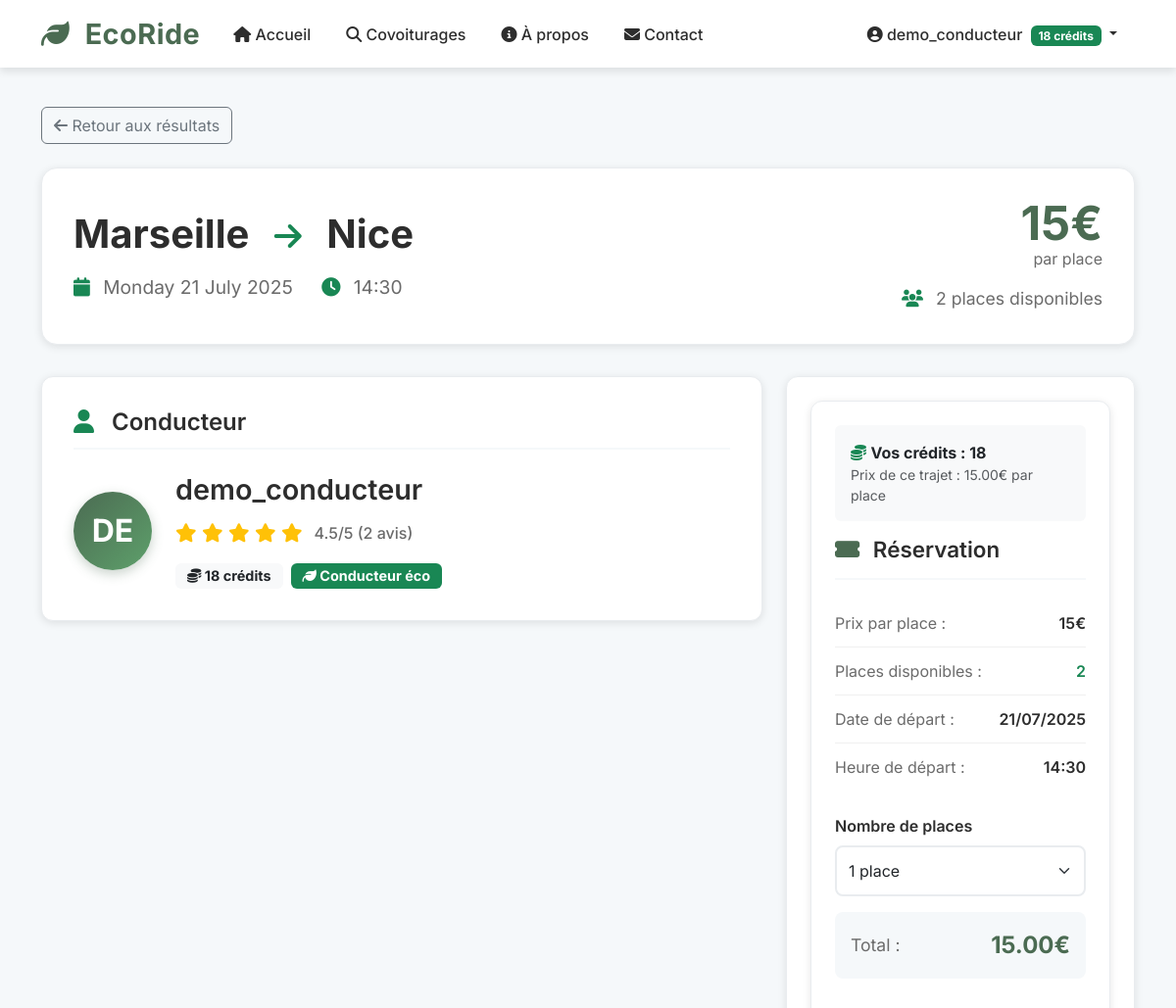
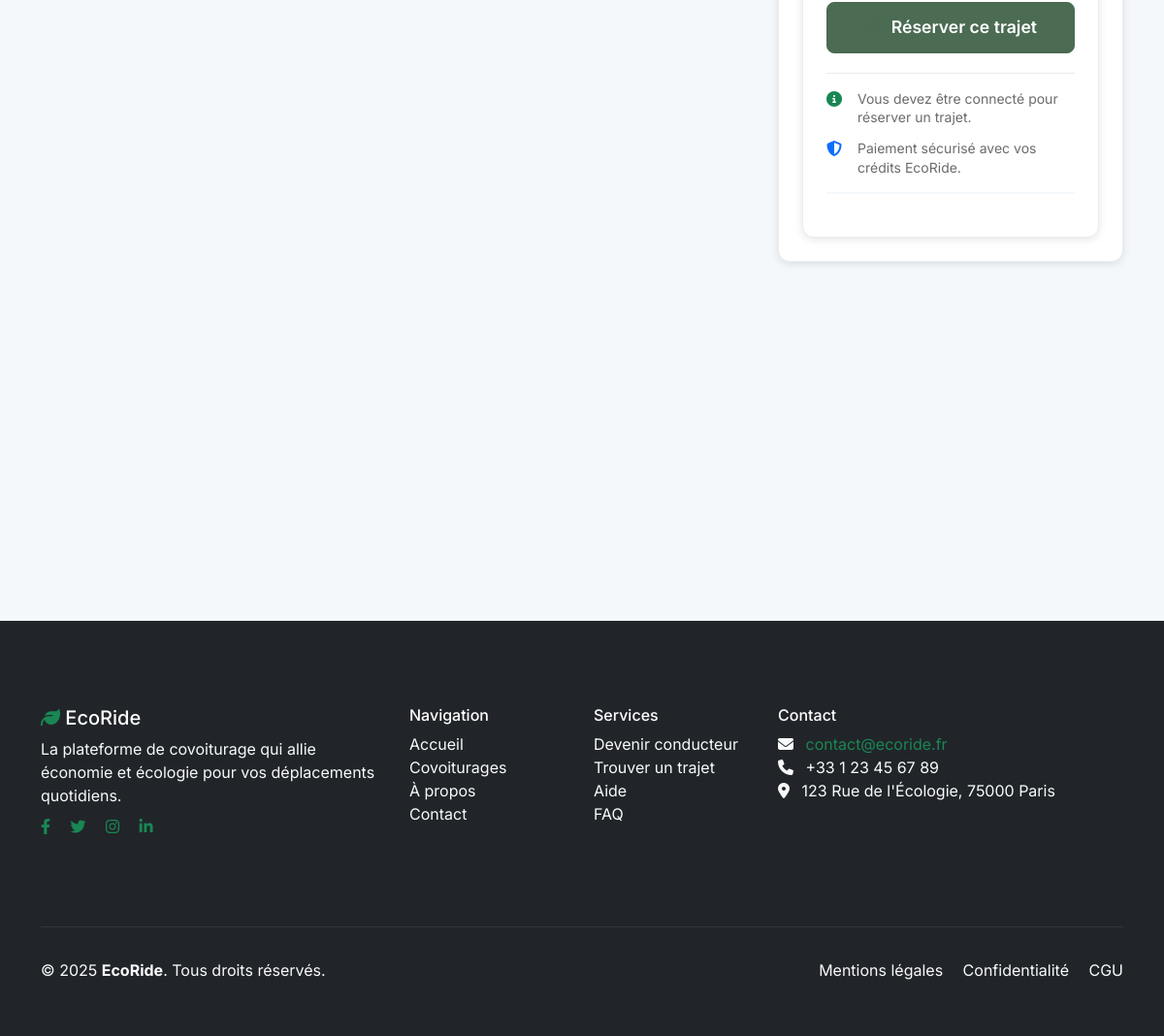
Screenshot of /?page=detail&id=2 (signed in) with the database file from the repository (2 pictures, top to bottom).
### tables this page shows
CREATE TABLE trips (
    id INT AUTO_INCREMENT PRIMARY KEY,
    driver_id INT NOT NULL,
    vehicle_id INT NOT NULL,
    departure_city VARCHAR(100) NOT NULL,
    arrival_city VARCHAR(100) NOT NULL,
    departure_time DATETIME NOT NULL,
    available_seats INT NOT NULL,
    price_per_seat DECIMAL(5, 2) NOT NULL,
    preferences TEXT,
    status ENUM(
        'active',
        'completed',
        'cancelled'
    ) DEFAULT 'active',
    created_at TIMESTAMP DEFAULT CURRENT_TIMESTAMP,
    FOREIGN KEY (driver_id) REFERENCES users (id) ON DELETE CASCADE,
    FOREIGN KEY (vehicle_id) REFERENCES vehicles (id) ON DELETE CASCADE
);

CREATE TABLE users (
    id INT AUTO_INCREMENT PRIMARY KEY,
    username VARCHAR(50) NOT NULL UNIQUE,
    email VARCHAR(100) NOT NULL UNIQUE,
    password VARCHAR(255) NOT NULL,
    phone VARCHAR(20),
    credits INT DEFAULT 20,
    role ENUM(
        'passenger',
        'driver',
        'admin'
    ) DEFAULT 'passenger',
    created_at TIMESTAMP DEFAULT CURRENT_TIMESTAMP,
    is_active BOOLEAN DEFAULT TRUE
);

### includes/session.php (called while the page is built, shortened)
<?php
function isLoggedIn()
{
    return isset($_SESSION['user_id']) && !empty($_SESSION['user_id']);
}
function getCurrentUser()
{
    return [
        'id' => $_SESSION['user_id'],
        'username' => $_SESSION['username'],
        'email' => $_SESSION['email'],
        'credits' => $_SESSION['credits'],
        'role' => $_SESSION['role'],
        'login_time' => $_SESSION['login_time']
    ];
}

### pages/detail.php (the view, shortened to what this page needs)
<?php
require_once 'config/database.php';
$trip_id = $_GET['id'] ?? null;
try {
    $stmt = $pdo->prepare("
        SELECT t.*,
                u.username as driver_name,
               u.phone as driver_phone,
               u.credits as driver_credits,
               v.brand, v.model, v.color, v.license_plate, v.fuel_type, v.year,
               (SELECT AVG(rating) FROM reviews WHERE reviewed_id = t.driver_id AND is_validated = 1) as driver_rating,
               (SELECT COUNT(*) FROM reviews WHERE reviewed_id = t.driver_id AND is_validated = 1) as driver_reviews_count
        FROM trips t
        JOIN users u ON t.driver_id = u.id
        JOIN vehicles v ON t.vehicle_id = v.id
        WHERE t.id = :trip_id AND t.status = 'active'
    ");
    $stmt->execute([':trip_id' => $trip_id]);
    $trip = $stmt->fetch();
} catch (Exception $e) {
    header('Location: ?page=search&error=1');
    exit;
}
?>
<section class="trip-detail-section">
    <div class="container">
        <div class="mb-4">
            <a href="javascript:history.back()" class="btn btn-outline-secondary">
                <i class="fas fa-arrow-left"></i> Retour aux résultats
            </a>
        </div>
        <div class="trip-detail-header">
            <div class="row align-items-center">
                <div class="col-md-8">
                    <h1 class="trip-title">
                        <?= htmlspecialchars($trip['departure_city']) ?>
                        <i class="fas fa-arrow-right text-success"></i>
                        <?= htmlspecialchars($trip['arrival_city']) ?>
                    </h1>
                    <div class="trip-datetime">
                        <p class="datetime-info">
                            <i class="fas fa-calendar text-success"></i>
                            <?= date('l d F Y', strtotime($trip['departure_time'])) ?>
                            <span class="ms-4">
                                <i class="fas fa-clock text-success"></i>
                                <?= date('H:i', strtotime($trip['departure_time'])) ?>
                            </span>
                        </p>
                    </div>
                </div>
                <div class="col-md-4 text-end">
                    <div class="trip-price-big">
                        <span class="price-amount"><?= number_format($trip['price_per_seat'], 0) ?>€</span>
                        <small class="price-label">par place</small>
                    </div>
                    <div class="available-seats">
                        <i class="fas fa-users text-success"></i>
                        <?= $trip['available_seats'] ?> place<?= $trip['available_seats'] > 1 ? 's' : '' ?> disponible<?= $trip['available_seats'] > 1 ? 's' : '' ?>
                    </div>
                </div>
            </div>
        </div>
        <div class="row mt-4">
            <div class="col-lg-8">
                <div class="detail-card">
                    <h3 class="card-title">
                        <i class="fas fa-user text-success"></i> Conducteur
                    </h3>
                    <div class="driver-profile">
                        <div class="driver-avatar-large">
                            <?= strtoupper(substr($trip['driver_name'], 0, 2)) ?>
                        </div>
                        <div class="driver-info-large">
                            <h4><?= htmlspecialchars($trip['driver_name']) ?></h4>
                            <?php if ($trip['driver_rating']): ?>
                                <div class="rating-display">
                                    <div class="stars-large">
                                        <?php for ($i = 1; $i <= 5; $i++): ?>
                                            <i class="fas fa-star <?= $i <= round($trip['driver_rating']) ? 'text-warning' : 'text-muted' ?>"></i>
                                        <?php endfor; ?>
                                    </div>
                                    <span class="rating-text">
                                        <?= number_format($trip['driver_rating'], 1) ?>/5
                                        (<?= $trip['driver_reviews_count'] ?> avis)
                                    </span>
                                </div>
                            <?php else: ?>
                                <p class="text-muted">Nouveau conducteur</p>
                            <?php endif; ?>
                            <div class="driver-badges">
                                <span class="badge bg-light text-dark">
                                    <i class="fas fa-coins"></i> <?= $trip['driver_credits'] ?> crédits
                                </span>
                                <?php if ($trip['fuel_type'] === 'électrique'): ?>
                                    <span class="badge bg-success">
                                        <i class="fas fa-leaf"></i> Conducteur éco
                                    </span>
                                <?php endif; ?>
                            </div>
                        </div>
                    </div>
                </div>
            </div>
            <div class="col-lg-4">
                <div class="booking-panel">
                    <div class="booking-panel">
                        <?php
                        if (file_exists('includes/session.php')) {
                            require_once 'includes/session.php';
                        }
                        if (function_exists('isLoggedIn') && isLoggedIn()):
                        ?>
                            <div class="user-credits-display mb-3 p-3 bg-light rounded">
                                <i class="fas fa-coins text-success"></i>
                                <strong>Vos crédits : <?= getCurrentUser()['credits'] ?></strong>
                                <small class="d-block text-muted">Prix de ce trajet : <?= $trip['price_per_seat'] ?>€ par place</small>
                            </div>
                        <?php endif; ?>
                        <div class="booking-header">
                            <div class="booking-header">
                                <h4><i class="fas fa-ticket-alt"></i> Réservation</h4>
                            </div>
                            <div class="booking-summary">
                                <div class="summary-row">
                                    <span>Prix par place :</span>
                                    <strong><?= number_format($trip['price_per_seat'], 0) ?>€</strong>
                                </div>
                                <div class="summary-row">
                                    <span>Places disponibles :</span>
                                    <strong class="text-success"><?= $trip['available_seats'] ?></strong>
                                </div>
                                <div class="summary-row">
                                    <span>Date de départ :</span>
                                    <strong><?= date('d/m/Y', strtotime($trip['departure_time'])) ?></strong>
                                </div>
                                <div class="summary-row">
                                    <span>Heure de départ :</span>
                                    <strong><?= date('H:i', strtotime($trip['departure_time'])) ?></strong>
                                </div>
                            </div>
                            <div class="booking-form">
                                <form id="bookingForm">
                                    <div class="mb-3">
                                        <label for="seats" class="form-label">Nombre de places</label>
                                        <select class="form-select" id="seats" name="seats" data-price-per-seat="<?= $trip['price_per_seat'] ?>">
                                            <?php for ($i = 1; $i <= min(4, $trip['available_seats']); $i++): ?>
                                                <option value="<?= $i ?>"><?= $i ?> place<?= $i > 1 ? 's' : '' ?></option>
                                            <?php endfor; ?>
                                        </select>
                                    </div>
                                    <div class="total-price-display">
                                        <div class="total-row">
                                            <span>Total :</span>
                                            <strong id="total-price" class="total-amount">
                                                <?= $trip['price_per_seat'] ?>€
                                            </strong>
                                        </div>
                                    </div>
                                    <?php if (function_exists('isLoggedIn') && isLoggedIn()): ?>
                                        <button type="submit" name="reserve" class="btn btn-success btn-lg w-100 mt-3">
                                            <i class="fas fa-check"></i> Réserver ce trajet
                                        </button>
                                    <?php endif; ?>
                                </form>
                            </div>
                            <div class="booking-info">
                                <div class="info-item">
                                    <i class="fas fa-info-circle text-success"></i>
                                    <small>Vous devez être connecté pour réserver un trajet.</small>
                                </div>
                                <div class="info-item">
                                    <i class="fas fa-shield-alt text-primary"></i>
                                    <small>Paiement sécurisé avec vos crédits EcoRide.</small>
                                </div>
                            </div>
                        </div>
                    </div>
                </div>
            </div>
</section>

### includes/navbar.php (shortened to what this page needs)
<?php
$current_page = $_GET['page'] ?? 'home';
?>
<nav class="navbar navbar-expand-lg navbar-light bg-light sticky-top">
    <div class="container">
        <a class="navbar-brand" href="?page=home">
            <i class="fas fa-leaf"></i>
            EcoRide
        </a>
        <div class="collapse navbar-collapse" id="navbarNav">
            <ul class="navbar-nav me-auto">
                <li class="nav-item">
                    <a class="nav-link <?= ($current_page == 'home') ? 'active' : '' ?>" href="?page=home">
                        <i class="fas fa-home"></i> Accueil
                    </a>
                </li>
                <li class="nav-item">
                    <a class="nav-link <?= ($current_page == 'search') ? 'active' : '' ?>" href="?page=search">
                        <i class="fas fa-search"></i> Covoiturages
                    </a>
                </li>
                <li class="nav-item">
                    <a class="nav-link <?= ($current_page == 'about') ? 'active' : '' ?>" href="?page=about">
                        <i class="fas fa-info-circle"></i> À propos
                    </a>
                </li>
                <li class="nav-item">
                    <a class="nav-link <?= ($current_page == 'contact') ? 'active' : '' ?>" href="?page=contact">
                        <i class="fas fa-envelope"></i> Contact
                    </a>
                </li>
            </ul>
            <?php if (isLoggedIn()): ?>
                <div class="navbar-nav ms-auto">
                    <div class="nav-item dropdown">
                        <a class="nav-link dropdown-toggle" href="#" id="navbarDropdown" role="button" data-bs-toggle="dropdown">
                            <i class="fas fa-user-circle"></i>
                            <?= getCurrentUser()['username'] ?>
                            <span class="badge bg-success ms-1"><?= getCurrentUser()['credits'] ?> crédits</span>
                        </a>
                    </div>
                </div>
            <?php endif; ?>
        </div>
    </div>
</nav>

### rows the page displays
trips: driver.username "demo_conducteur", driver.credits "18", departure_city "Marseille", arrival_city "Nice", departure_time "Monday 21 July 2025", departure_time "14:30", price_per_seat "15", available_seats "2", driver.username "DE", price_per_seat "15.00", departure_time "21/07/2025", seats "1 place"

### other values shown
$trip['driver_rating'] "4.5"
$trip['driver_reviews_count'] "2"
